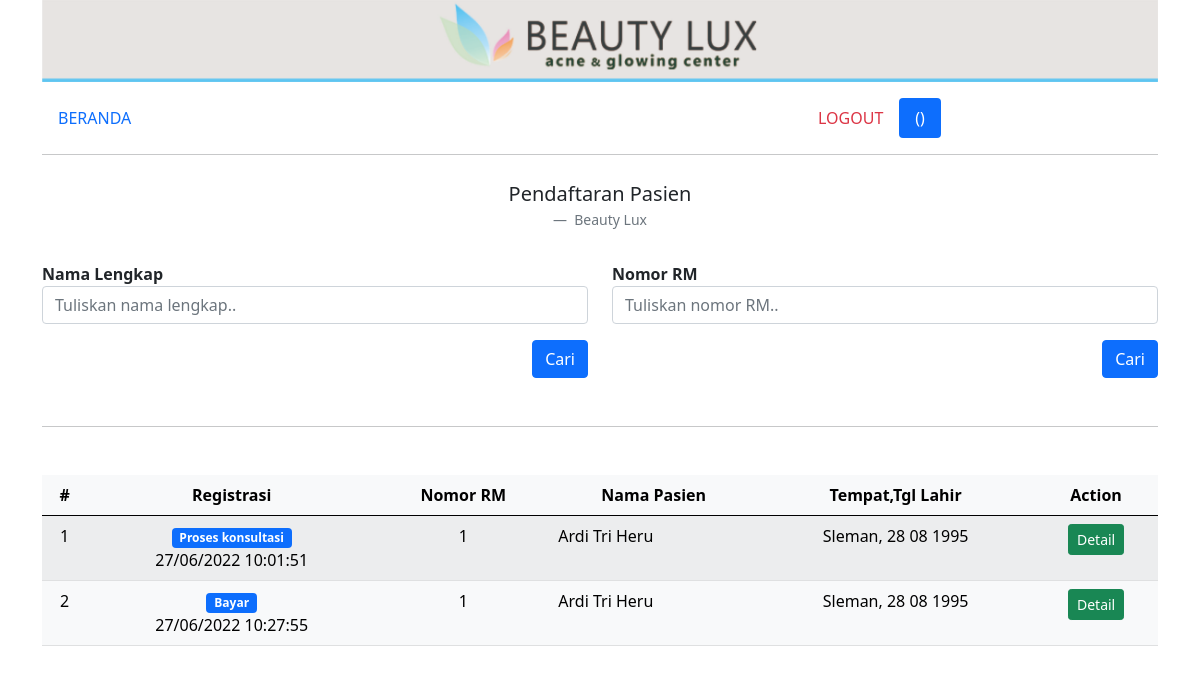
/daftar_treatment.php, run on an earlier commit of the app's database.
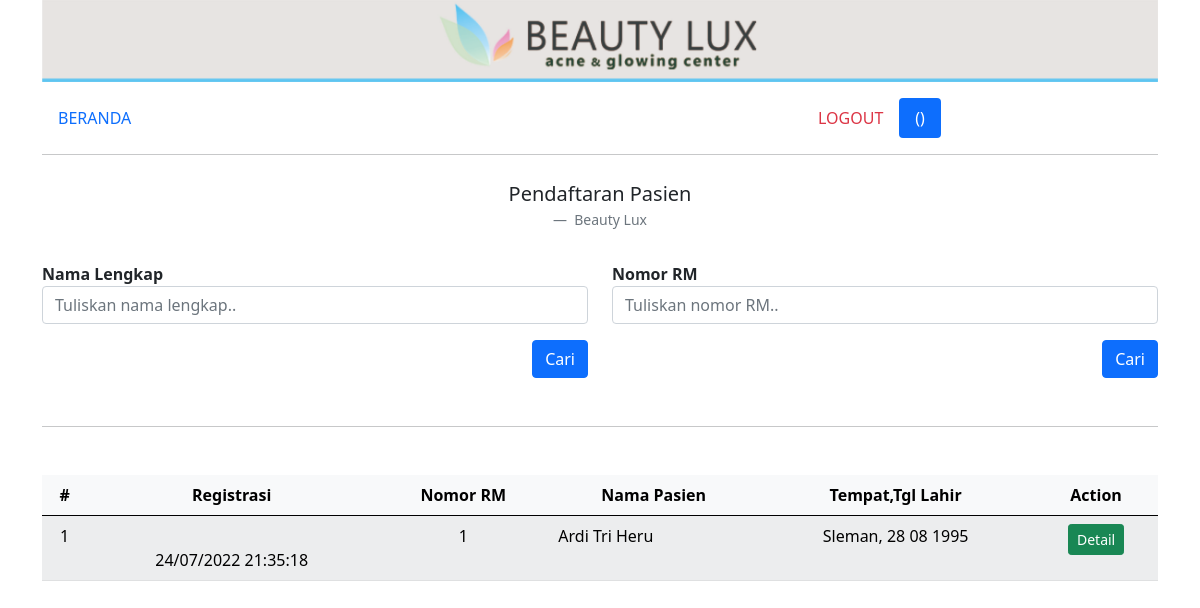
And on a later commit of the database.
### tables this page shows
CREATE TABLE `treatment` (
  `id_treatment` int(100) NOT NULL AUTO_INCREMENT,
  `id_customer` int(10) NOT NULL,
  `id_user` int(3) NOT NULL,
  `dokter` varchar(50) NOT NULL,
  `konsultasi` varchar(100) NOT NULL,
  `note` varchar(100) NOT NULL,
  `tanggal` timestamp NOT NULL DEFAULT current_timestamp() ON UPDATE current_timestamp(),
  `status` int(1) NOT NULL,
  `kesimpulan` varchar(100) DEFAULT NULL,
  PRIMARY KEY (`id_treatment`),
  KEY `id_treatment` (`id_treatment`),
  KEY `id_customer` (`id_customer`),
  CONSTRAINT `treatment_ibfk_1` FOREIGN KEY (`id_customer`) REFERENCES `customer` (`id_customer`)
);

CREATE TABLE `customer` (
  `id_customer` int(10) NOT NULL AUTO_INCREMENT,
  `nama` varchar(50) NOT NULL,
  `tgl_lahir` date NOT NULL,
  `tempat_lahir` varchar(20) NOT NULL,
  `alamat` varchar(100) NOT NULL,
  `no_hp` varchar(13) NOT NULL,
  PRIMARY KEY (`id_customer`),
  KEY `id_customer` (`id_customer`)
);

### daftar_treatment.php (the view)
<?php include('templates/header.php'); ?>
<div class="container mb-5">
    <div class="row">
        <div class="col-md-12">
            <img src="img/header.jpg" class="img-fluid" alt="...">
        </div>
    </div>
    <div class="row mt-3 mb-2">
        <div class="col">
            <?php include('menu.php'); ?>
        </div>
    </div>
    <div class="row">
        <figure class="text-center">
            <blockquote class="blockquote">
                <p>Pendaftaran Pasien</p>
            </blockquote>
            <figcaption class="blockquote-footer">
                Beauty Lux
            </figcaption>
        </figure>
    </div>
    <div class="row mb-5">
        <div class="col-md-6">
            <form method="post" action="daftar_treatment_cari_nama_list.php" class="row g-3">
                <div class="col-12">
                    <label><b>Nama Lengkap</b></label>
                    <input type="text" name="nama" class="form-control" placeholder="Tuliskan nama lengkap..">
                </div>
                <div class="col-12">
                    <button type="submit" class="btn btn-primary float-end">Cari</button>
                </div>
            </form>
        </div>
        <div class="col-md-6">
            <form method="get" action="daftar_treatment_form.php" class="row g-3">
                <div class="col-12">
                    <label><b>Nomor RM</b></label>
                    <input type="text" name="id_customer" class="form-control" placeholder="Tuliskan nomor RM..">
                </div>
                <div class="col-12">
                    <button type="submit" class="btn btn-primary float-end">Cari</button>
                </div>
            </form>
        </div>
    </div>
    <hr>
    <div class="row mt-5">
        <div class="col-md-12">
            <table class="table table-hover table-light table-striped">
                <thead>
                    <tr>
                        <th class="text-center" scope="col">#</th>
                        <th class="text-center" scope="col">Registrasi</th>
                        <th class="text-center" scope="col">Nomor RM</th>
                        <th class="text-center" scope="col">Nama Pasien</th>
                        <th class="text-center" scope="col">Tempat,Tgl Lahir</th>
                        <th class="text-center" scope="col">Action</th>
                    </tr>
                </thead>
                <tbody>
                    <?php
                    $no = 1;
                    include 'templates/koneksi.php';
                    $query = mysqli_query($koneksi, "
                    SELECT *,
                    CASE
                    WHEN treatment.status = 0 THEN 'Proses konsultasi'
                    WHEN treatment.status = 1 THEN 'Farmasi'
                    WHEN treatment.status = 2 THEN 'Bayar'
                    END AS nm_status
                    FROM treatment
                    JOIN customer
                    ON treatment.id_customer = customer.id_customer
                    ORDER BY treatment.id_treatment DESC
                    ");
                    while ($d = mysqli_fetch_array($query)) {
                    ?>
                        <tr>
                            <td class="text-center" scope="row"><?= $no++; ?></td>
                            <td class="text-center" scope="row"> <span class="badge bg-primary"><?= $d['nm_status']; ?></span><br><?= date('d/m/Y H:i:s', strtotime($d['tanggal'])); ?></td>
                            <td class="text-center" scope="row"><?= $d['id_customer']; ?></td>
                            <td class="text-right" scope="row"><?= $d['nama']; ?></td>
                            <td class="text-center" scope="row"><?= $d['tempat_lahir'] . ',&nbsp;' . date('d m Y', strtotime($d['tgl_lahir'])); ?></td>
                            <td class="text-center" scope="row">
                                <a href="daftar_treatment_detail.php?id_treatment=<?= $d['id_treatment']; ?>" type="button" class="btn btn-success btn-sm">Detail</a>
                            </td>
                            </ </tr>
                        <?php } ?>
            </table>
        </div>
    </div>
</div>
<?php include('templates/footer.php'); ?>

What changed in the data, as far as the page shows it:
removed treatment: nm_status "Proses konsultasi", tanggal "27/06/2022 10:01:51", id_customer.id_customer "1", id_customer.nama "Ardi Tri Heru", id_customer.tempat_lahir "Sleman", id_customer.tgl_lahir "28 08 1995"
changed treatment "Ardi Tri Heru": tanggal "27/06/2022 10:27:55" → "24/07/2022 21:35:18"; nm_status "Bayar" → (not shown)
